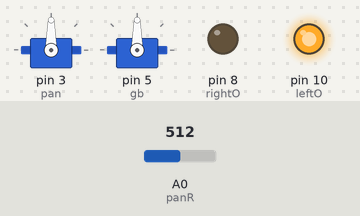
A sketch run on a simulated Arduino Uno, built with avr-gcc and run on an emulated ATmega328P. Parts: 2 × servo, output pins drawn as LEDs (lit = HIGH). Inputs (shaded band) come from the test bench; at power-on: A0 (panR) = 512. What the sketch prints to the serial monitor is not drawn.

Above: at 1.2 s.
1.3 s: A0 (panR) set to 291
3.3 s: A0 (panR) set to 268
At 3.7 s:
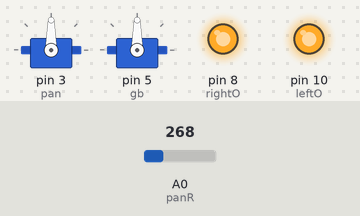
4.8 s: A0 (panR) set to 217
6.3 s: A0 (panR) set to 192
At 7.0 s:
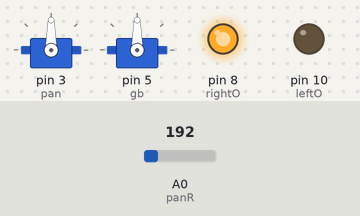
7.8 s: A0 (panR) set to 210
At 8.1 s:
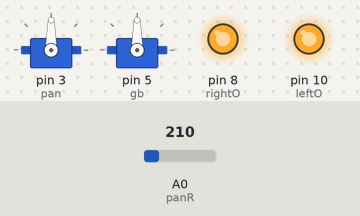
9.3 s: A0 (panR) set to 190
At 10.4 s:
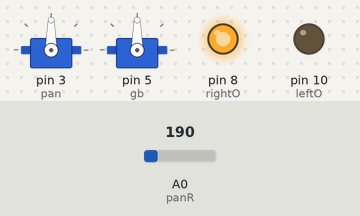
Timing chart, 0 to 11.8 s (numbered marks = the images above; inputs shaded):
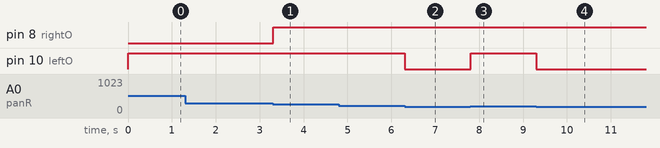

The sketch:

test.ino
```cpp
#include <Servo.h>

Servo pan;
Servo tilt;

int leftO = 10;
int rightO = 8;
int blocks = 0;
int leftVal = 0;
int rightVal = 0;
int forVal = 0;
int stopB = 0;
int guideB = 0;
int sb = 0;
int gb = 5;
int panV = 0;
//int tiltV = 0;
int panR = A0;
//int tiltR = 0;
int PPservo = 90;
int PTservo = 90;
int panOn = 7;
//int tiltOn = 0;

void setup() {
  Serial.begin(9600);
Serial.print("starting;  ");
pan.attach(3);
tilt.attach(5);
pinMode(rightO, OUTPUT);
pinMode(leftO, OUTPUT);
pinMode(sb, INPUT);
pinMode(gb, INPUT);
pinMode(3, OUTPUT);
pinMode(5, INPUT);
//pinMode(tiltOn, OUTPUT);
//digitalWrite(tiltOn, HIGH);
pan.write(90);
tilt.write(90);
}

void loop() {
  Serial.print("starting;  ");
  static int i = 0;
  int j;
  uint16_t blocks;
  char buf[32];
    stopB = digitalRead(sb);
  guideB = digitalRead(gb);
  panV = analogRead(panR);

    //if(guideB == LOW){
   digitalWrite(panOn, LOW);

        if(panV < 200){
          digitalWrite(rightO, HIGH);
          digitalWrite(leftO, LOW);
        }
        if(panV > 200 && panV < 275){
          digitalWrite(rightO, HIGH);
          digitalWrite(leftO, HIGH);
        }
        if(panV > 275){
          digitalWrite(rightO, LOW);
          digitalWrite(leftO, HIGH);
        }
  //    }
      if(guideB == HIGH){
        digitalWrite(rightO, LOW);
        digitalWrite(leftO, LOW);
      }
  }
```

Measured:
- the behaviour switches between 275 and 274 on A0 (panR) (found by bisection; images 0 and 1)
- the behaviour switches between 200 and 199 on A0 (panR) (found by bisection; images 1 and 2)
- after the input at 1.3 s, every drawn part: stays the same
- after the input at 3.3 s, pin 8 (rightO): LOW → HIGH at once
- after the input at 4.8 s, every drawn part: stays the same
- after the input at 6.3 s, pin 10 (leftO): HIGH → LOW at once
- after the input at 7.8 s, pin 10 (leftO): LOW → HIGH at once
- after the input at 9.3 s, pin 10 (leftO): HIGH → LOW at once
